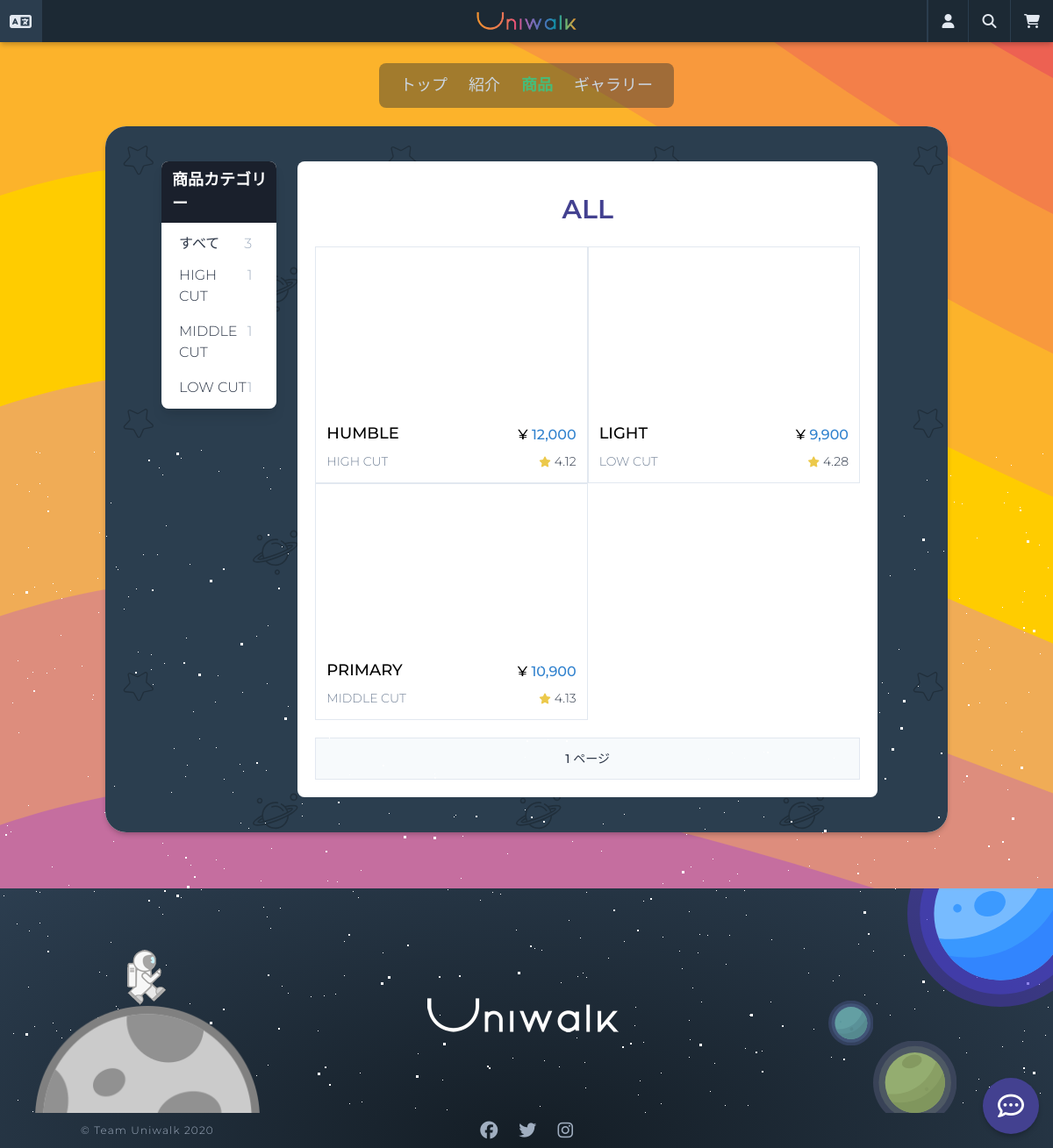
Screenshot of /products/list/ with the database file from the repository.
### products/models.py (models this page shows, shortened)
class Category(core_models.TimeStampedModel):
    product_type = models.CharField(_("商品タイプ名"), max_length=20)
    type_code = models.CharField(_("タイプコード"), max_length=2)
    class Meta:
        verbose_name = _("カテゴリー")
        verbose_name_plural = _("カテゴリー")
    def __str__(self):
        return self.product_type

class Product(core_models.TimeStampedModel):
    name = models.CharField(_("商品名"), max_length=50)
    category = models.ForeignKey(
        "Category",
        verbose_name=_("商品カテゴリー"),
        related_name="product",
        on_delete=models.CASCADE,
    )
    price = models.DecimalField(_("価格"), decimal_places=0, max_digits=6)
    description = models.TextField(_("詳細説明"))
    is_active = models.BooleanField(_("販売中"), null=False, default=True)
    product_number = models.CharField(
        _("番号"), max_length=40, default=create_product_code, blank=True, null=True
    )
    product_code = models.CharField(_("商品番号"), max_length=40, blank=True, null=True)
    def total_rating(self):
        all_reviews = self.reviews.all()
        all_ratings = 0
        if len(all_reviews) > 0:
            for review in all_reviews:
                all_ratings += review.rate
            return round(all_ratings / len(all_reviews), 2)
        return 0
    total_rating.short_description = _("評点")
    @property
    def first_image(self):
        try:
            (image,) = self.images.all()[:1]
            return image.image.url
        except ValueError:
            return None
    class Meta:
        ordering = ("-created",)
        verbose_name = _("商品")
        verbose_name_plural = _("商品")

class Image(core_models.TimeStampedModel):
    image = models.ImageField(_("イメージ"), upload_to="product_images")
    product = models.ForeignKey(
        "Product", verbose_name=_("商品"), related_name="images", on_delete=models.CASCADE
    )
    class Meta:
        verbose_name = _("商品イメージ")
        verbose_name_plural = _("商品イメージ")

### reviews/models.py (models this page shows, shortened)
class Review(core_models.TimeStampedModel):
    product = models.ForeignKey(
        "products.Product",
        verbose_name=_("商品"),
        related_name="reviews",
        on_delete=models.CASCADE,
    )
    user = models.ForeignKey(
        "users.User", verbose_name=_("ユーザー"), on_delete=models.CASCADE
    )
    title = models.CharField(_("タイトル"), max_length=50)
    text = models.TextField(_("本文"))
    rate = models.PositiveIntegerField(
        _("評点"), default=0, validators=[MaxValueValidator(5)]
    )
    class Meta:
        verbose_name = _("レビュー")
        verbose_name_plural = _("レビュー")

### products/views.py (the view)
# urls.py: path("list/", views.ProductListView.as_view(), name="list"),
class ProductListView(ListView):
    model = models.Product
    paginate_by = 9
    context_object_name = "products"
    extra_context = {
        "count": len(models.Product.objects.all()),
        "categories": models.Category.objects.all(),
    }
    template_name = "products/product-list.html"
    def get_queryset(self):
        if self.kwargs.get("pk"):
            return models.Product.objects.filter(
                category_id=self.kwargs.get("pk")
            ).order_by("-created")
        return models.Product.objects.all().order_by("-created")

### carts/context_processors.py (called while the page is built)
def counter(request):
    item_count = 0
    if "admin" in request.META["PATH_INFO"]:
        return {}
    else:
        try:
            cart = Cart.objects.get(session_key=_session_key(request))
            cart_items = CartItem.objects.all().filter(cart=cart, active=True)
            for cart_item in cart_items:
                item_count += cart_item.quantity
        except Cart.DoesNotExist:
            item_count = 0
    return dict(item_count=item_count)

### carts/views.py (called while the page is built)
def _session_key(request):
    cart = request.session.session_key
    if not cart:
        cart = request.session.create()
    return cart

### templates/products/product-list.html (shortened to what this page needs)
{% extends "base.html" %}
{% load i18n static humanize %}
{% block content %}
<div class="min-h-75vh rounded-xl mx-auto"
    style="background-image: url({% static 'images/pattern.svg' %}); background-repeat: repeat;">
    <div class="flex p-10">
        <div class="w-1/6 shadow-lg bg-white rounded-lg ml-6 mr-3 h-2/3">
            <h2 class="text-lg font-extrabold py-2 mb-1 pl-3 bg-gray-900 text-white rounded-t-lg">{% trans '商品カテゴリー' %}
            </h2>
            <ul class="px-4">
                <li class="flex justify-between py-2 text-base pr-3 p-1">
                    <a href="{% url 'products:list' %}">{% trans 'すべて' %}</a>
                    <span class="text-gray-500">{{ count }}</span>
                </li>
                {% for category in categories %}
                <li class="flex justify-between mb-2 text-base pr-3 p-1">
                    <a href="{% url 'products:list-category' category.pk %}">{{ category }}</a>
                    <span class="text-gray-500">{{ category.product.all|length }}</span>
                </li>
                {% endfor %}
            </ul>
        </div>
        <div class="w-5/6 flex flex-wrap mr-10 ml-3 rounded-lg p-5 bg-white">
            <h2 class="w-full text-indigo-800 mt-3 mb-5 text-3xl text-center font-semibold">
                {% if '/category-1/' in request.path %}
                HIGH CUT
                {% elif '/category-2/' in request.path %}
                MIDDLE CUT
                {% elif '/category-3/' in request.path %}
                LOW CUT
                {% else %}
                ALL
                {% endif %}
            </h2>
            {% if products %}
            {% for product in products %}
            {% include 'mixins/products/product-card.html' with product=product %}
            {% endfor %}
            <div
                class="flex h-12 items-center justify-center mx-auto container border border-gray-300 mt-5 bg-gray-100">
                <span class="mx-3 font-medium text-sm">
                </span>
            </div>
            {% else %}
            <p class="flex justify-center items-center font-semibold w-full h-50vh text-center text-2xl">
                <i class="fas fa-dizzy fa-2x text-teal-500"></i> <span class="ml-5">{% trans '商品が存在しません。' %}</span>
            </p>
            {% endif %}
        </div>
    </div>
</div>
{% endblock content %}

### templates/mixins/products/product-card.html
{% load humanize %}
<div class="xl:w-1/3 md:w-1/2 sm:w-full xs:w-full overflow-hidden border border-gray-300 bg-white wow fadeIn"
    style="height: 22.5vw;">
    <a href="{% url 'products:detail' product.pk %}">
        <div class="w-full h-2/3 bg-cover bg-center mb-2" style="background-image: url({{ product.first_image }});">
        </div>
        <div class="flex flex-col h-1/3 justify-center px-3">
            <div class="flex justify-between items-end mb-2 truncate">
                <div class="w-4/5 overflow-hidden flex">
                    <span class="text-lg text-black w-11/12 block overflow-hidden font-medium">{{ product.name }}</span>
                </div>
                <span class="text-blue-600 font-medium">
                    <span class="text-black">&yen;</span> {{ product.price|intcomma }}
                </span>
            </div>
            <div class="flex justify-between mb-2 truncate">
                <div class="w-4/5 overflow-hidden flex">
                    <span class="text-sm text-gray-600 block truncate">{{ product.category }}</span>
                </div>
                <span class="text-sm flex items-center">
                    <i class="fas fa-star text-xs text-yellow-500 mr-1"></i> {{ product.total_rating }}
                </span>
            </div>
        </div>
    </a>
</div>

### rows the page displays
Category: product_type "HIGH CUT", product.all|length "1"
Category: product_type "MIDDLE CUT", product.all|length "1"
Category: product_type "LOW CUT", product.all|length "1"
Product: name "HUMBLE", price "12,000", category "HIGH CUT", total_rating "4.12"
Product: name "LIGHT", price "9,900", category "LOW CUT", total_rating "4.28"
Product: name "PRIMARY", price "10,900", category "MIDDLE CUT", total_rating "4.13"

### other values shown
{{ count }} "3"
